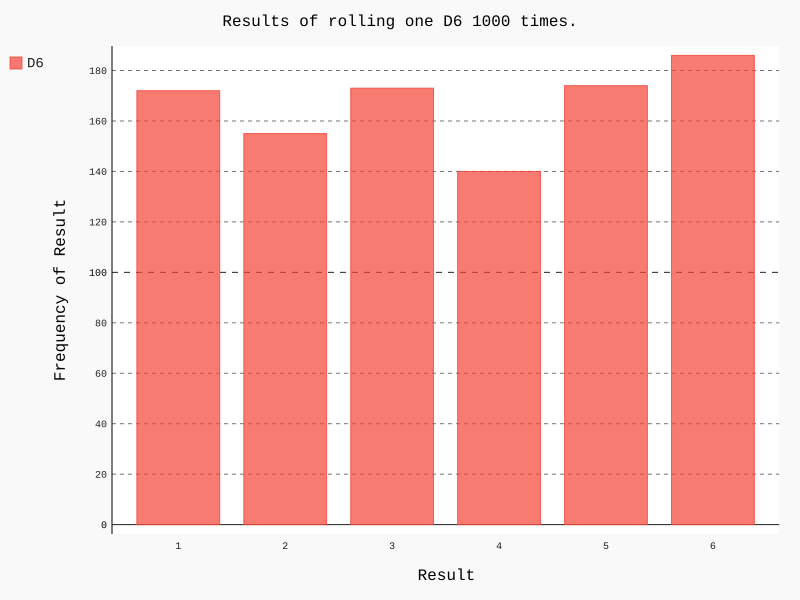

Source code (Python):
# 12.09.2017
from die import Die

import pygal

# Create a D6.
die = Die()

# Make some rolls, and store results in a list.
results = [die.roll() for roll_num in range(1000)]

# Analyze the results.
frequencies = [results.count(value) for value in range(1, die.num_sides+1)]

# Visualize the results.
hist = pygal.Bar()

hist.title = "Results of rolling one D6 1000 times."
hist.x_labels = [str(num) for num in range(1, 7)]
hist.x_title = "Result"
hist.y_title = "Frequency of Result"

hist.add('D6', frequencies)
hist.render_to_file('die_visual.svg')
